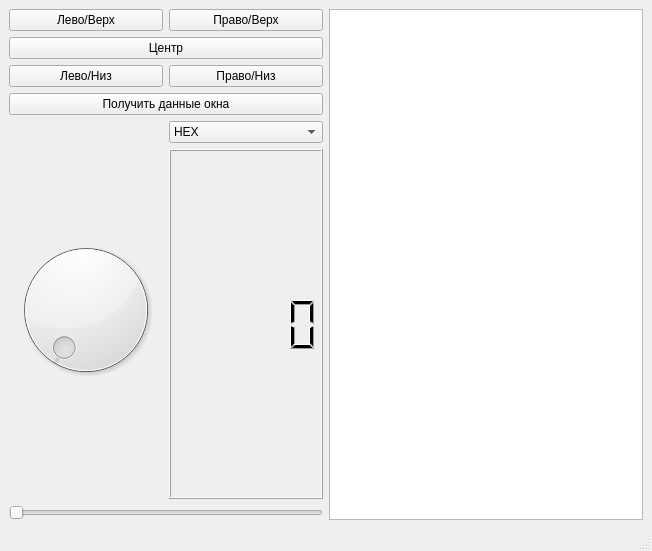
<?xml version="1.0" encoding="UTF-8"?>
<ui version="4.0">
 <class>MainWindow</class>
 <widget class="QMainWindow" name="MainWindow">
  <property name="geometry">
   <rect>
    <x>0</x>
    <y>0</y>
    <width>652</width>
    <height>551</height>
   </rect>
  </property>
  <property name="windowTitle">
   <string>MainWindow</string>
  </property>
  <widget class="QWidget" name="centralwidget">
   <layout class="QHBoxLayout" name="horizontalLayout_4">
    <item>
     <layout class="QVBoxLayout" name="verticalLayout_4">
      <item>
       <layout class="QHBoxLayout" name="horizontalLayout">
        <item>
         <widget class="QPushButton" name="pushButton_2">
          <property name="text">
           <string>Лево/Верх</string>
          </property>
         </widget>
        </item>
        <item>
         <widget class="QPushButton" name="pushButton">
          <property name="text">
           <string>Право/Верх</string>
          </property>
         </widget>
        </item>
       </layout>
      </item>
      <item>
       <layout class="QVBoxLayout" name="verticalLayout">
        <item>
         <widget class="QPushButton" name="pushButton_3">
          <property name="text">
           <string>Центр</string>
          </property>
         </widget>
        </item>
       </layout>
      </item>
      <item>
       <layout class="QHBoxLayout" name="horizontalLayout_2">
        <item>
         <widget class="QPushButton" name="pushButton_5">
          <property name="text">
           <string>Лево/Низ</string>
          </property>
         </widget>
        </item>
        <item>
         <widget class="QPushButton" name="pushButton_4">
          <property name="text">
           <string>Право/Низ</string>
          </property>
         </widget>
        </item>
       </layout>
      </item>
      <item>
       <layout class="QVBoxLayout" name="verticalLayout_2">
        <item>
         <widget class="QPushButton" name="pushButton_6">
          <property name="text">
           <string>Получить данные окна</string>
          </property>
         </widget>
        </item>
       </layout>
      </item>
      <item>
       <layout class="QHBoxLayout" name="horizontalLayout_3">
        <item>
         <widget class="QDial" name="dial"/>
        </item>
        <item>
         <layout class="QVBoxLayout" name="verticalLayout_3">
          <item>
           <widget class="QComboBox" name="comboBox">
            <item>
             <property name="text">
              <string>HEX</string>
             </property>
            </item>
           </widget>
          </item>
          <item>
           <widget class="QLCDNumber" name="lcdNumber"/>
          </item>
         </layout>
        </item>
       </layout>
      </item>
      <item>
       <widget class="QSlider" name="horizontalSlider">
        <property name="orientation">
         <enum>Qt::Horizontal</enum>
        </property>
       </widget>
      </item>
     </layout>
    </item>
    <item>
     <widget class="QTextEdit" name="textEdit"/>
    </item>
   </layout>
  </widget>
  <widget class="QMenuBar" name="menubar">
   <property name="geometry">
    <rect>
     <x>0</x>
     <y>0</y>
     <width>652</width>
     <height>21</height>
    </rect>
   </property>
  </widget>
  <widget class="QStatusBar" name="statusbar"/>
 </widget>
 <resources/>
 <connections/>
</ui>
